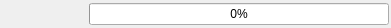
<?xml version="1.0" encoding="UTF-8"?>
<ui version="4.0">
 <class>CProgressBarWidget</class>
 <widget class="QWidget" name="CProgressBarWidget">
  <property name="geometry">
   <rect>
    <x>0</x>
    <y>0</y>
    <width>391</width>
    <height>28</height>
   </rect>
  </property>
  <property name="sizePolicy">
   <sizepolicy hsizetype="Expanding" vsizetype="Preferred">
    <horstretch>0</horstretch>
    <verstretch>0</verstretch>
   </sizepolicy>
  </property>
  <property name="windowTitle">
   <string>Form</string>
  </property>
  <property name="styleSheet">
   <string notr="true"/>
  </property>
  <layout class="QHBoxLayout" name="horizontalLayout">
   <property name="spacing">
    <number>2</number>
   </property>
   <property name="leftMargin">
    <number>2</number>
   </property>
   <property name="topMargin">
    <number>2</number>
   </property>
   <property name="rightMargin">
    <number>2</number>
   </property>
   <property name="bottomMargin">
    <number>2</number>
   </property>
   <item>
    <widget class="QLabel" name="lblProgressbarTitle">
     <property name="sizePolicy">
      <sizepolicy hsizetype="Expanding" vsizetype="Fixed">
       <horstretch>0</horstretch>
       <verstretch>0</verstretch>
      </sizepolicy>
     </property>
     <property name="minimumSize">
      <size>
       <width>0</width>
       <height>0</height>
      </size>
     </property>
     <property name="frameShape">
      <enum>QFrame::NoFrame</enum>
     </property>
     <property name="text">
      <string/>
     </property>
     <property name="scaledContents">
      <bool>false</bool>
     </property>
     <property name="alignment">
      <set>Qt::AlignCenter</set>
     </property>
    </widget>
   </item>
   <item>
    <widget class="QProgressBar" name="progressBar">
     <property name="sizePolicy">
      <sizepolicy hsizetype="Fixed" vsizetype="Fixed">
       <horstretch>0</horstretch>
       <verstretch>0</verstretch>
      </sizepolicy>
     </property>
     <property name="minimumSize">
      <size>
       <width>300</width>
       <height>0</height>
      </size>
     </property>
     <property name="value">
      <number>0</number>
     </property>
     <property name="alignment">
      <set>Qt::AlignCenter</set>
     </property>
    </widget>
   </item>
  </layout>
 </widget>
 <resources/>
 <connections/>
</ui>
